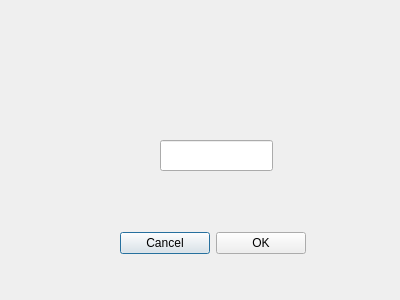
<?xml version="1.0" encoding="UTF-8"?>
<ui version="4.0">
 <class>DownSimpleWin</class>
 <widget class="QDialog" name="DownSimpleWin">
  <property name="geometry">
   <rect>
    <x>0</x>
    <y>0</y>
    <width>400</width>
    <height>300</height>
   </rect>
  </property>
  <property name="windowTitle">
   <string>Dialog</string>
  </property>
  <widget class="QLineEdit" name="lineEdit">
   <property name="geometry">
    <rect>
     <x>160</x>
     <y>140</y>
     <width>113</width>
     <height>31</height>
    </rect>
   </property>
  </widget>
  <widget class="QWidget" name="">
   <property name="geometry">
    <rect>
     <x>120</x>
     <y>230</y>
     <width>186</width>
     <height>27</height>
    </rect>
   </property>
   <layout class="QGridLayout" name="gridLayout">
    <item row="0" column="0">
     <widget class="QPushButton" name="CancelButton">
      <property name="text">
       <string>Cancel</string>
      </property>
     </widget>
    </item>
    <item row="0" column="1">
     <widget class="QPushButton" name="OKButton">
      <property name="text">
       <string>OK</string>
      </property>
     </widget>
    </item>
   </layout>
  </widget>
 </widget>
 <resources/>
 <connections/>
</ui>
